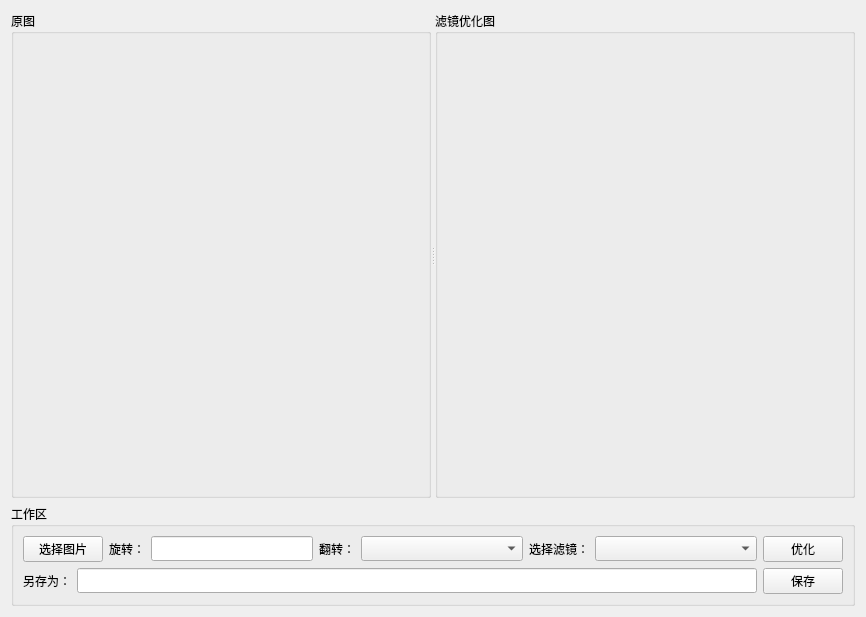
<?xml version="1.0" encoding="UTF-8"?>
<ui version="4.0">
 <class>Form</class>
 <widget class="QWidget" name="Form">
  <property name="geometry">
   <rect>
    <x>0</x>
    <y>0</y>
    <width>866</width>
    <height>617</height>
   </rect>
  </property>
  <property name="font">
   <font>
    <family>微软雅黑</family>
    <pointsize>9</pointsize>
   </font>
  </property>
  <property name="windowTitle">
   <string> </string>
  </property>
  <layout class="QVBoxLayout" name="verticalLayout_3" stretch="1,0">
   <item>
    <widget class="QSplitter" name="splitter">
     <property name="orientation">
      <enum>Qt::Horizontal</enum>
     </property>
     <property name="opaqueResize">
      <bool>false</bool>
     </property>
     <property name="childrenCollapsible">
      <bool>false</bool>
     </property>
     <widget class="QGroupBox" name="groupBox">
      <property name="title">
       <string>原图</string>
      </property>
      <layout class="QVBoxLayout" name="verticalLayout">
       <item>
        <widget class="QLabel" name="label_origin_pic">
         <property name="text">
          <string/>
         </property>
        </widget>
       </item>
      </layout>
     </widget>
     <widget class="QGroupBox" name="groupBox_2">
      <property name="title">
       <string>滤镜优化图</string>
      </property>
      <layout class="QVBoxLayout" name="verticalLayout_2">
       <item>
        <widget class="QLabel" name="label_opt_pic">
         <property name="text">
          <string/>
         </property>
        </widget>
       </item>
      </layout>
     </widget>
    </widget>
   </item>
   <item>
    <widget class="QGroupBox" name="groupBox_3">
     <property name="title">
      <string>工作区</string>
     </property>
     <layout class="QGridLayout" name="gridLayout">
      <item row="0" column="0">
       <widget class="QPushButton" name="pushButton_select_pic">
        <property name="cursor">
         <cursorShape>PointingHandCursor</cursorShape>
        </property>
        <property name="text">
         <string>选择图片</string>
        </property>
       </widget>
      </item>
      <item row="0" column="1">
       <layout class="QHBoxLayout" name="horizontalLayout" stretch="0,1,0,1,0,1">
        <item>
         <widget class="QLabel" name="label_3">
          <property name="text">
           <string>旋转：</string>
          </property>
         </widget>
        </item>
        <item>
         <widget class="QLineEdit" name="lineEdit_rotate"/>
        </item>
        <item>
         <widget class="QLabel" name="label_4">
          <property name="text">
           <string>翻转：</string>
          </property>
         </widget>
        </item>
        <item>
         <widget class="QComboBox" name="comboBox_transpose">
          <property name="cursor">
           <cursorShape>PointingHandCursor</cursorShape>
          </property>
         </widget>
        </item>
        <item>
         <widget class="QLabel" name="label">
          <property name="text">
           <string>选择滤镜：</string>
          </property>
          <property name="alignment">
           <set>Qt::AlignRight|Qt::AlignTrailing|Qt::AlignVCenter</set>
          </property>
         </widget>
        </item>
        <item>
         <widget class="QComboBox" name="comboBox_opt_way">
          <property name="cursor">
           <cursorShape>PointingHandCursor</cursorShape>
          </property>
         </widget>
        </item>
       </layout>
      </item>
      <item row="0" column="2">
       <widget class="QPushButton" name="pushButton_opt">
        <property name="cursor">
         <cursorShape>PointingHandCursor</cursorShape>
        </property>
        <property name="text">
         <string>优化</string>
        </property>
       </widget>
      </item>
      <item row="1" column="0" colspan="3">
       <layout class="QHBoxLayout" name="horizontalLayout_2">
        <item>
         <widget class="QLabel" name="label_2">
          <property name="text">
           <string>另存为：</string>
          </property>
         </widget>
        </item>
        <item>
         <widget class="QLineEdit" name="lineEdit_save_path"/>
        </item>
        <item>
         <widget class="QPushButton" name="pushButton_save">
          <property name="cursor">
           <cursorShape>PointingHandCursor</cursorShape>
          </property>
          <property name="text">
           <string>保存</string>
          </property>
         </widget>
        </item>
       </layout>
      </item>
     </layout>
    </widget>
   </item>
  </layout>
 </widget>
 <resources/>
 <connections/>
</ui>
